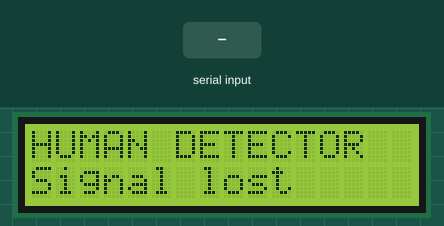
This sketch was run on a simulated Arduino Uno, built with avr-gcc and run on an emulated ATmega328P. Shown: 16×2 character LCD. The inputs (shaded band) are chosen by the test bench.

Above: at 5.6 s.
5.7 s: "90,45\n" received over Serial
At 6.7 s:
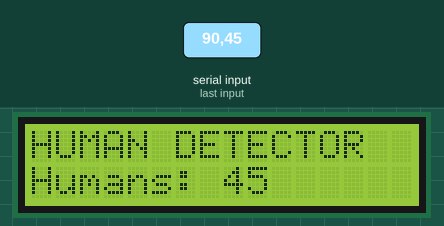
7.2 s: "30,150\n" received over Serial
At 7.8 s:
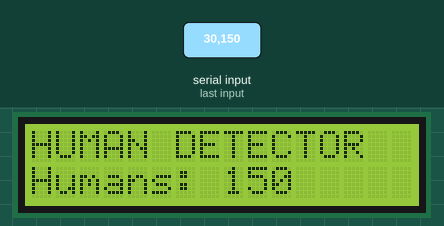
Timing chart, 0 to 10.2 s (numbered marks = the images above; inputs shaded):
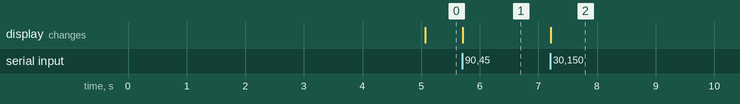

Measured:
- after the input at 5.7 s, the display: changes at once (image 1)
- after the input at 7.2 s, the display: changes at once (image 2)

The sketch:

arduino_lcd_parallel.ino
```cpp
// MCA Human Counter - bare 16-pin HD44780 LCD and Arduino Uno
// Wire: RS=D12, E=D11, D4=D5, D5=D4, D6=D3, D7=D2, RW=GND
// Contrast: LCD VO -> wiper of a 10k pot between +5V and GND.
#include <LiquidCrystal.h>
#include <stdlib.h>

LiquidCrystal lcd(12, 11, 5, 4, 3, 2);
char numberBuffer[8];
byte pos = 0;
unsigned long lastMessage = 0;
bool showingOffline = false;

void showCount(int count) {
  lcd.setCursor(0, 0);
  lcd.print("HUMAN DETECTOR  ");
  lcd.setCursor(0, 1);
  lcd.print("Humans:         ");
  lcd.setCursor(8, 1);
  lcd.print(count);
  showingOffline = false;
}

void setup() {
  Serial.begin(9600);
  lcd.begin(16, 2);
  lcd.setCursor(0, 0);
  lcd.print("HUMAN DETECTOR");
  lcd.setCursor(0, 1);
  lcd.print("Waiting for PC");
  lastMessage = millis();
}

void loop() {
  while (Serial.available() > 0) {
    char ch = (char)Serial.read();
    if (ch == '\n') {
      numberBuffer[pos] = '\0';
      if (pos > 0) {
        int count = atoi(numberBuffer);
        showCount(count);
        lastMessage = millis();
      }
      pos = 0;
    } else if (ch >= '0' && ch <= '9') {
      if (pos < sizeof(numberBuffer) - 1) {
        numberBuffer[pos++] = ch;
      } else {
        pos = 0;
      }
    } else if (ch != '\r') {
      pos = 0;
    }
  }
  if (!showingOffline && millis() - lastMessage > 5000UL) {
    lcd.setCursor(0, 1);
    lcd.print("Signal lost     ");
    showingOffline = true;
  }
}
```
